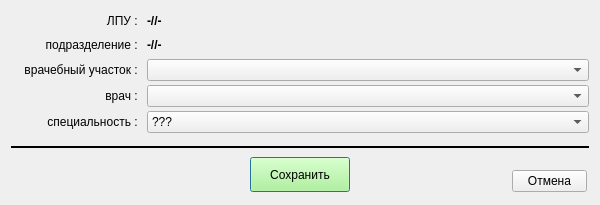
<?xml version="1.0" encoding="UTF-8"?>
<ui version="4.0">
 <class>add_medsite_ter_wnd</class>
 <widget class="QDialog" name="add_medsite_ter_wnd">
  <property name="geometry">
   <rect>
    <x>0</x>
    <y>0</y>
    <width>600</width>
    <height>205</height>
   </rect>
  </property>
  <property name="minimumSize">
   <size>
    <width>600</width>
    <height>0</height>
   </size>
  </property>
  <property name="windowTitle">
   <string>Участковый врач (новая запись)</string>
  </property>
  <layout class="QVBoxLayout" name="verticalLayout">
   <item>
    <layout class="QFormLayout" name="formLayout">
     <property name="verticalSpacing">
      <number>4</number>
     </property>
     <item row="0" column="0">
      <widget class="QLabel" name="label">
       <property name="minimumSize">
        <size>
         <width>130</width>
         <height>0</height>
        </size>
       </property>
       <property name="text">
        <string>ЛПУ : </string>
       </property>
       <property name="alignment">
        <set>Qt::AlignRight|Qt::AlignTrailing|Qt::AlignVCenter</set>
       </property>
      </widget>
     </item>
     <item row="0" column="1">
      <widget class="QLabel" name="lab_mo">
       <property name="minimumSize">
        <size>
         <width>0</width>
         <height>20</height>
        </size>
       </property>
       <property name="font">
        <font>
         <weight>75</weight>
         <bold>true</bold>
        </font>
       </property>
       <property name="text">
        <string>-//-</string>
       </property>
      </widget>
     </item>
     <item row="1" column="0">
      <widget class="QLabel" name="label_3">
       <property name="minimumSize">
        <size>
         <width>130</width>
         <height>0</height>
        </size>
       </property>
       <property name="text">
        <string>подразделение : </string>
       </property>
       <property name="alignment">
        <set>Qt::AlignRight|Qt::AlignTrailing|Qt::AlignVCenter</set>
       </property>
      </widget>
     </item>
     <item row="1" column="1">
      <widget class="QLabel" name="lab_mp">
       <property name="minimumSize">
        <size>
         <width>0</width>
         <height>20</height>
        </size>
       </property>
       <property name="font">
        <font>
         <weight>75</weight>
         <bold>true</bold>
        </font>
       </property>
       <property name="text">
        <string>-//-</string>
       </property>
      </widget>
     </item>
     <item row="2" column="0">
      <widget class="QLabel" name="label_5">
       <property name="minimumSize">
        <size>
         <width>130</width>
         <height>0</height>
        </size>
       </property>
       <property name="text">
        <string>врачебный участок : </string>
       </property>
       <property name="alignment">
        <set>Qt::AlignRight|Qt::AlignTrailing|Qt::AlignVCenter</set>
       </property>
      </widget>
     </item>
     <item row="2" column="1">
      <widget class="QComboBox" name="combo_ms">
       <property name="maxVisibleItems">
        <number>50</number>
       </property>
      </widget>
     </item>
     <item row="3" column="0">
      <widget class="QLabel" name="label_6">
       <property name="minimumSize">
        <size>
         <width>130</width>
         <height>0</height>
        </size>
       </property>
       <property name="text">
        <string>врач : </string>
       </property>
       <property name="alignment">
        <set>Qt::AlignRight|Qt::AlignTrailing|Qt::AlignVCenter</set>
       </property>
      </widget>
     </item>
     <item row="3" column="1">
      <widget class="QComboBox" name="combo_mt">
       <property name="maxVisibleItems">
        <number>50</number>
       </property>
      </widget>
     </item>
     <item row="4" column="0">
      <widget class="QLabel" name="label_7">
       <property name="minimumSize">
        <size>
         <width>130</width>
         <height>0</height>
        </size>
       </property>
       <property name="text">
        <string>специальность : </string>
       </property>
       <property name="alignment">
        <set>Qt::AlignRight|Qt::AlignTrailing|Qt::AlignVCenter</set>
       </property>
      </widget>
     </item>
     <item row="4" column="1">
      <widget class="QComboBox" name="combo_mt_prof">
       <property name="maxVisibleItems">
        <number>50</number>
       </property>
       <item>
        <property name="text">
         <string>???</string>
        </property>
       </item>
       <item>
        <property name="text">
         <string>врач</string>
        </property>
       </item>
       <item>
        <property name="text">
         <string>медсестра / медбрат</string>
        </property>
       </item>
       <item>
        <property name="text">
         <string>фельдшер / акушер</string>
        </property>
       </item>
      </widget>
     </item>
    </layout>
   </item>
   <item>
    <spacer name="verticalSpacer">
     <property name="orientation">
      <enum>Qt::Vertical</enum>
     </property>
     <property name="sizeHint" stdset="0">
      <size>
       <width>20</width>
       <height>40</height>
      </size>
     </property>
    </spacer>
   </item>
   <item>
    <widget class="Line" name="line">
     <property name="frameShadow">
      <enum>QFrame::Plain</enum>
     </property>
     <property name="lineWidth">
      <number>2</number>
     </property>
     <property name="orientation">
      <enum>Qt::Horizontal</enum>
     </property>
    </widget>
   </item>
   <item>
    <widget class="QFrame" name="frame">
     <property name="frameShape">
      <enum>QFrame::NoFrame</enum>
     </property>
     <property name="frameShadow">
      <enum>QFrame::Plain</enum>
     </property>
     <layout class="QHBoxLayout" name="horizontalLayout">
      <property name="spacing">
       <number>2</number>
      </property>
      <property name="leftMargin">
       <number>2</number>
      </property>
      <property name="topMargin">
       <number>2</number>
      </property>
      <property name="rightMargin">
       <number>2</number>
      </property>
      <property name="bottomMargin">
       <number>2</number>
      </property>
      <item>
       <widget class="QFrame" name="frame_2">
        <property name="minimumSize">
         <size>
          <width>75</width>
          <height>0</height>
         </size>
        </property>
        <property name="maximumSize">
         <size>
          <width>75</width>
          <height>16777215</height>
         </size>
        </property>
        <property name="frameShape">
         <enum>QFrame::NoFrame</enum>
        </property>
        <property name="frameShadow">
         <enum>QFrame::Raised</enum>
        </property>
       </widget>
      </item>
      <item>
       <spacer name="horizontalSpacer">
        <property name="orientation">
         <enum>Qt::Horizontal</enum>
        </property>
        <property name="sizeHint" stdset="0">
         <size>
          <width>40</width>
          <height>20</height>
         </size>
        </property>
       </spacer>
      </item>
      <item>
       <widget class="QPushButton" name="bn_save">
        <property name="minimumSize">
         <size>
          <width>100</width>
          <height>35</height>
         </size>
        </property>
        <property name="palette">
         <palette>
          <active>
           <colorrole role="Button">
            <brush brushstyle="SolidPattern">
             <color alpha="255">
              <red>170</red>
              <green>255</green>
              <blue>127</blue>
             </color>
            </brush>
           </colorrole>
          </active>
          <inactive>
           <colorrole role="Button">
            <brush brushstyle="SolidPattern">
             <color alpha="255">
              <red>170</red>
              <green>255</green>
              <blue>127</blue>
             </color>
            </brush>
           </colorrole>
          </inactive>
          <disabled>
           <colorrole role="Button">
            <brush brushstyle="SolidPattern">
             <color alpha="255">
              <red>170</red>
              <green>255</green>
              <blue>127</blue>
             </color>
            </brush>
           </colorrole>
          </disabled>
         </palette>
        </property>
        <property name="text">
         <string>Сохранить</string>
        </property>
       </widget>
      </item>
      <item>
       <spacer name="horizontalSpacer_2">
        <property name="orientation">
         <enum>Qt::Horizontal</enum>
        </property>
        <property name="sizeHint" stdset="0">
         <size>
          <width>40</width>
          <height>20</height>
         </size>
        </property>
       </spacer>
      </item>
      <item>
       <layout class="QVBoxLayout" name="verticalLayout_2">
        <property name="spacing">
         <number>0</number>
        </property>
        <property name="leftMargin">
         <number>0</number>
        </property>
        <property name="topMargin">
         <number>0</number>
        </property>
        <property name="rightMargin">
         <number>0</number>
        </property>
        <property name="bottomMargin">
         <number>0</number>
        </property>
        <item>
         <spacer name="verticalSpacer_2">
          <property name="orientation">
           <enum>Qt::Vertical</enum>
          </property>
          <property name="sizeHint" stdset="0">
           <size>
            <width>5</width>
            <height>5</height>
           </size>
          </property>
         </spacer>
        </item>
        <item>
         <widget class="QPushButton" name="bn_cansel">
          <property name="minimumSize">
           <size>
            <width>75</width>
            <height>0</height>
           </size>
          </property>
          <property name="maximumSize">
           <size>
            <width>75</width>
            <height>16777215</height>
           </size>
          </property>
          <property name="text">
           <string>Отмена</string>
          </property>
         </widget>
        </item>
       </layout>
      </item>
     </layout>
    </widget>
   </item>
  </layout>
 </widget>
 <resources/>
 <connections/>
</ui>
